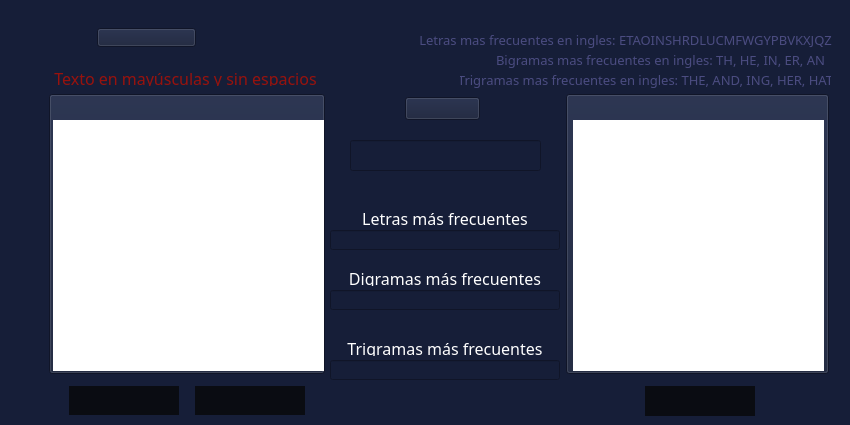
          <widget class="QWidget" name="clSustitucion">
           <property name="styleSheet">
            <string notr="true">*{
	background-color: rgb(22,30,56);
}
QToolButton{
	color: rgb(255,255,255);
	background:rgb(10,12,18);
	border:none;
}
QToolButton:hover{
	background:rgb(33,38,52);
	border:none;
}
QTextEdit{
	background:rgb(255,255,255);
	border:none;
}
QLineEdit{
	color:rgb(255, 255, 255)
}</string>
           </property>
           <widget class="QPushButton" name="pushButton_12">
            <property name="geometry">
             <rect>
              <x>97</x>
              <y>28</y>
              <width>99</width>
              <height>19</height>
             </rect>
            </property>
            <property name="text">
             <string/>
            </property>
            <property name="icon">
             <iconset>
              <normaloff>src/titulos/Sustitucion.png</normaloff>src/titulos/Sustitucion.png</iconset>
            </property>
            <property name="iconSize">
             <size>
              <width>99</width>
              <height>19</height>
             </size>
            </property>
           </widget>
           <widget class="QPushButton" name="pushButton_100">
            <property name="geometry">
             <rect>
              <x>405</x>
              <y>97</y>
              <width>75</width>
              <height>23</height>
             </rect>
            </property>
            <property name="text">
             <string/>
            </property>
            <property name="icon">
             <iconset>
              <normaloff>src/BotonesGral/Clave.png</normaloff>src/BotonesGral/Clave.png</iconset>
            </property>
            <property name="iconSize">
             <size>
              <width>75</width>
              <height>23</height>
             </size>
            </property>
           </widget>
           <widget class="QPushButton" name="pushButton_101">
            <property name="geometry">
             <rect>
              <x>49</x>
              <y>94</y>
              <width>276</width>
              <height>280</height>
             </rect>
            </property>
            <property name="text">
             <string/>
            </property>
            <property name="icon">
             <iconset>
              <normaloff>src/textoDeseado.png</normaloff>src/textoDeseado.png</iconset>
            </property>
            <property name="iconSize">
             <size>
              <width>276</width>
              <height>280</height>
             </size>
            </property>
           </widget>
           <widget class="QPushButton" name="pushButton_102">
            <property name="geometry">
             <rect>
              <x>566</x>
              <y>94</y>
              <width>263</width>
              <height>280</height>
             </rect>
            </property>
            <property name="text">
             <string/>
            </property>
            <property name="icon">
             <iconset>
              <normaloff>src/textoObtenido.png</normaloff>src/textoObtenido.png</iconset>
            </property>
            <property name="iconSize">
             <size>
              <width>263</width>
              <height>280</height>
             </size>
            </property>
           </widget>
           <widget class="QToolButton" name="susDescifrar">
            <property name="geometry">
             <rect>
              <x>195</x>
              <y>386</y>
              <width>110</width>
              <height>29</height>
             </rect>
            </property>
            <property name="cursor">
             <cursorShape>PointingHandCursor</cursorShape>
            </property>
            <property name="text">
             <string/>
            </property>
            <property name="icon">
             <iconset>
              <normaloff>src/BotonesGral/Descifrar.png</normaloff>src/BotonesGral/Descifrar.png</iconset>
            </property>
            <property name="iconSize">
             <size>
              <width>110</width>
              <height>29</height>
             </size>
            </property>
           </widget>
           <widget class="QToolButton" name="susCopiar">
            <property name="geometry">
             <rect>
              <x>645</x>
              <y>386</y>
              <width>110</width>
              <height>30</height>
             </rect>
            </property>
            <property name="cursor">
             <cursorShape>PointingHandCursor</cursorShape>
            </property>
            <property name="text">
             <string/>
            </property>
            <property name="icon">
             <iconset>
              <normaloff>src/BotonesGral/Copiar.png</normaloff>src/BotonesGral/Copiar.png</iconset>
            </property>
            <property name="iconSize">
             <size>
              <width>110</width>
              <height>30</height>
             </size>
            </property>
           </widget>
           <widget class="QTextEdit" name="susTextoOriginal">
            <property name="geometry">
             <rect>
              <x>53</x>
              <y>120</y>
              <width>271</width>
              <height>251</height>
             </rect>
            </property>
           </widget>
           <widget class="QTextEdit" name="susTextoResult">
            <property name="geometry">
             <rect>
              <x>573</x>
              <y>120</y>
              <width>251</width>
              <height>251</height>
             </rect>
            </property>
           </widget>
           <widget class="QLineEdit" name="susClave">
            <property name="geometry">
             <rect>
              <x>350</x>
              <y>140</y>
              <width>191</width>
              <height>31</height>
             </rect>
            </property>
            <property name="font">
             <font>
              <family>Bahnschrift</family>
              <pointsize>10</pointsize>
             </font>
            </property>
            <property name="text">
             <string/>
            </property>
            <property name="alignment">
             <set>Qt::AlignCenter</set>
            </property>
           </widget>
           <widget class="QLabel" name="label_5">
            <property name="geometry">
             <rect>
              <x>40</x>
              <y>70</y>
              <width>291</width>
              <height>16</height>
             </rect>
            </property>
            <property name="font">
             <font>
              <family>Bahnschrift</family>
              <pointsize>12</pointsize>
             </font>
            </property>
            <property name="styleSheet">
             <string notr="true">color:rgb(152, 18, 13)</string>
            </property>
            <property name="text">
             <string>Texto en mayúsculas y sin espacios</string>
            </property>
            <property name="alignment">
             <set>Qt::AlignCenter</set>
            </property>
           </widget>
           <widget class="QToolButton" name="susAnalizar">
            <property name="geometry">
             <rect>
              <x>69</x>
              <y>386</y>
              <width>110</width>
              <height>29</height>
             </rect>
            </property>
            <property name="cursor">
             <cursorShape>PointingHandCursor</cursorShape>
            </property>
            <property name="text">
             <string/>
            </property>
            <property name="icon">
             <iconset>
              <normaloff>src/BotonesGral/Analizar.png</normaloff>src/BotonesGral/Analizar.png</iconset>
            </property>
            <property name="iconSize">
             <size>
              <width>110</width>
              <height>29</height>
             </size>
            </property>
           </widget>
           <widget class="QLabel" name="label_11">
            <property name="geometry">
             <rect>
              <x>330</x>
              <y>210</y>
              <width>230</width>
              <height>16</height>
             </rect>
            </property>
            <property name="font">
             <font>
              <family>Bahnschrift</family>
              <pointsize>12</pointsize>
             </font>
            </property>
            <property name="styleSheet">
             <string notr="true">color:white</string>
            </property>
            <property name="text">
             <string>Letras más frecuentes</string>
            </property>
            <property name="alignment">
             <set>Qt::AlignCenter</set>
            </property>
           </widget>
           <widget class="QLabel" name="label_12">
            <property name="geometry">
             <rect>
              <x>330</x>
              <y>270</y>
              <width>230</width>
              <height>16</height>
             </rect>
            </property>
            <property name="font">
             <font>
              <family>Bahnschrift</family>
              <pointsize>12</pointsize>
             </font>
            </property>
            <property name="styleSheet">
             <string notr="true">color:white</string>
            </property>
            <property name="text">
             <string>Digramas más frecuentes</string>
            </property>
            <property name="alignment">
             <set>Qt::AlignCenter</set>
            </property>
           </widget>
           <widget class="QLabel" name="label_13">
            <property name="geometry">
             <rect>
              <x>330</x>
              <y>340</y>
              <width>230</width>
              <height>16</height>
             </rect>
            </property>
            <property name="font">
             <font>
              <family>Bahnschrift</family>
              <pointsize>12</pointsize>
             </font>
            </property>
            <property name="styleSheet">
             <string notr="true">color:white
</string>
            </property>
            <property name="text">
             <string>Trigramas más frecuentes</string>
            </property>
            <property name="alignment">
             <set>Qt::AlignCenter</set>
            </property>
           </widget>
           <widget class="QLineEdit" name="letrasFrec">
            <property name="geometry">
             <rect>
              <x>330</x>
              <y>230</y>
              <width>230</width>
              <height>20</height>
             </rect>
            </property>
            <property name="font">
             <font>
              <family>Bahnschrift</family>
              <pointsize>10</pointsize>
             </font>
            </property>
            <property name="text">
             <string/>
            </property>
            <property name="alignment">
             <set>Qt::AlignCenter</set>
            </property>
           </widget>
           <widget class="QLineEdit" name="digramas">
            <property name="geometry">
             <rect>
              <x>330</x>
              <y>290</y>
              <width>230</width>
              <height>20</height>
             </rect>
            </property>
            <property name="font">
             <font>
              <family>Bahnschrift</family>
              <pointsize>10</pointsize>
             </font>
            </property>
            <property name="text">
             <string/>
            </property>
            <property name="alignment">
             <set>Qt::AlignCenter</set>
            </property>
           </widget>
           <widget class="QLineEdit" name="trigramas">
            <property name="geometry">
             <rect>
              <x>330</x>
              <y>360</y>
              <width>230</width>
              <height>20</height>
             </rect>
            </property>
            <property name="font">
             <font>
              <family>Bahnschrift</family>
              <pointsize>10</pointsize>
             </font>
            </property>
            <property name="text">
             <string/>
            </property>
            <property name="alignment">
             <set>Qt::AlignCenter</set>
            </property>
           </widget>
           <widget class="QLabel" name="label_14">
            <property name="geometry">
             <rect>
              <x>330</x>
              <y>200</y>
              <width>231</width>
              <height>181</height>
             </rect>
            </property>
            <property name="styleSheet">
             <string notr="true">background:transparent</string>
            </property>
            <property name="text">
             <string/>
            </property>
           </widget>
           <widget class="QLabel" name="label_15">
            <property name="geometry">
             <rect>
              <x>410</x>
              <y>30</y>
              <width>431</width>
              <height>20</height>
             </rect>
            </property>
            <property name="font">
             <font>
              <family>Bahnschrift</family>
              <pointsize>10</pointsize>
             </font>
            </property>
            <property name="styleSheet">
             <string notr="true">color:rgb(75, 76, 129)</string>
            </property>
            <property name="text">
             <string>Letras mas frecuentes en ingles: ETAOINSHRDLUCMFWGYPBVKXJQZ</string>
            </property>
            <property name="alignment">
             <set>Qt::AlignCenter</set>
            </property>
           </widget>
           <widget class="QLabel" name="label_16">
            <property name="geometry">
             <rect>
              <x>490</x>
              <y>50</y>
              <width>341</width>
              <height>20</height>
             </rect>
            </property>
            <property name="font">
             <font>
              <family>Bahnschrift</family>
              <pointsize>10</pointsize>
             </font>
            </property>
            <property name="styleSheet">
             <string notr="true">color:rgb(75, 76, 129)</string>
            </property>
            <property name="text">
             <string>Bigramas mas frecuentes en ingles: TH, HE, IN, ER, AN</string>
            </property>
            <property name="alignment">
             <set>Qt::AlignCenter</set>
            </property>
           </widget>
           <widget class="QLabel" name="label_17">
            <property name="geometry">
             <rect>
              <x>460</x>
              <y>70</y>
              <width>371</width>
              <height>20</height>
             </rect>
            </property>
            <property name="font">
             <font>
              <family>Bahnschrift</family>
              <pointsize>10</pointsize>
             </font>
            </property>
            <property name="styleSheet">
             <string notr="true">color:rgb(75, 76, 129)</string>
            </property>
            <property name="text">
             <string>Trigramas mas frecuentes en ingles: THE, AND, ING, HER, HAT</string>
            </property>
            <property name="alignment">
             <set>Qt::AlignCenter</set>
            </property>
           </widget>
          </widget>
